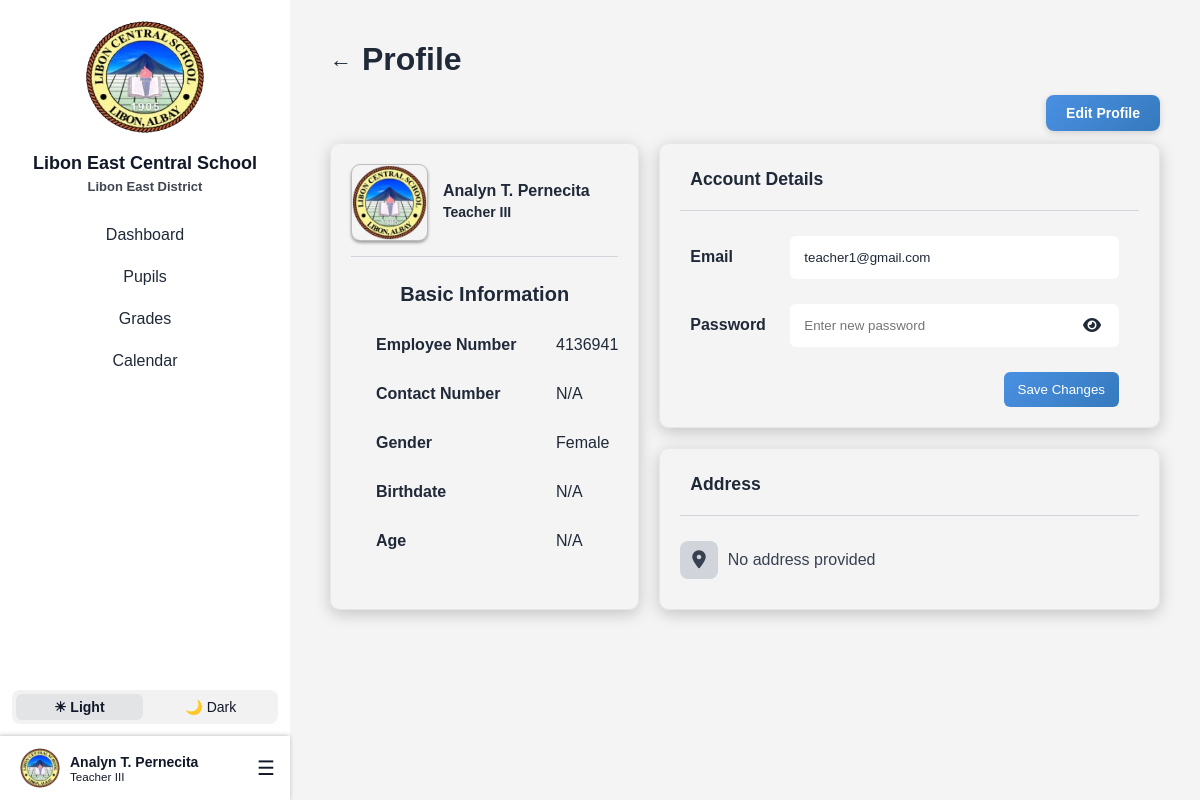
Screenshot of /Landing/Login/Page/teacherProfile.php (signed in) with the database file from the repository.
### tables this page shows
CREATE TABLE `teachers` (
  `teacher_id` int(11) NOT NULL,
  `first_name` varchar(100) DEFAULT NULL,
  `middle_name` varchar(100) DEFAULT NULL,
  `last_name` varchar(100) DEFAULT NULL,
  `employee_no` varchar(20) DEFAULT NULL,
  `email` varchar(100) DEFAULT NULL,
  `password` varchar(255) DEFAULT NULL,
  `gender` enum('Male','Female','Other') DEFAULT NULL,
  `birthdate` date DEFAULT NULL,
  `age` int(11) DEFAULT NULL,
  `contact_no` varchar(20) DEFAULT NULL,
  `house_no_street` varchar(255) DEFAULT NULL,
  `barangay` varchar(255) DEFAULT NULL,
  `municipality` varchar(255) DEFAULT NULL,
  `province` varchar(255) DEFAULT NULL,
  `position` varchar(255) NOT NULL,
  `image` varchar(255) NOT NULL DEFAULT 'teacher.png',
  `user_type` char(1) NOT NULL DEFAULT 't' COMMENT 'a - admin\r\nt- teacher\r\nn- non-teaching',
  `user_status` char(1) NOT NULL DEFAULT 'a' COMMENT 'a - active\r\ni - inactive',
  `created_at` datetime DEFAULT current_timestamp(),
  `updated_at` datetime DEFAULT current_timestamp() ON UPDATE current_timestamp(),
  `created_by` int(11) DEFAULT NULL,
  `updated_by` int(11) DEFAULT NULL
);

### Landing/Login/Page/teacherProfile.php (the view, shortened to what this page needs)
<?php
include 'lecs_db.php';
$teacher_id = intval($_SESSION['teacher_id']);
$stmt = $conn->prepare("SELECT CONCAT(first_name, ' ', COALESCE(middle_name, ''), ' ', last_name) AS full_name, employee_no, email, gender, birthdate, age, contact_no,
                               house_no_street, barangay, municipality, province, position, image
                        FROM teachers WHERE teacher_id = ? LIMIT 1");
$stmt->bind_param("i", $teacher_id);
$stmt->execute();
$teacher = $stmt->get_result()->fetch_assoc();
$employeeNo = htmlspecialchars($teacher['employee_no'] ?? "N/A");
$email = htmlspecialchars($teacher['email'] ?? "");
$contactNo = htmlspecialchars($teacher['contact_no'] === 'N/A' || empty($teacher['contact_no']) ? 'N/A' : $teacher['contact_no']);
$gender = htmlspecialchars($teacher['gender'] ?? "N/A");
$birthdate = htmlspecialchars($teacher['birthdate'] === 'N/A' || empty($teacher['birthdate']) || $teacher['birthdate'] === '0000-00-00' ? 'N/A' : $teacher['birthdate']);
$age = htmlspecialchars($teacher['age'] === 'N/A' || empty($teacher['age']) ? 'N/A' : $teacher['age']);
$addressParts = [];
$hasValidAddress = false;
$address = $hasValidAddress ? htmlspecialchars(implode(", ", $addressParts)) : "No address provided";
?>
<!DOCTYPE html>
<html lang="en">
<head>
    <link rel="stylesheet" href="css/profile.css">
    <link rel="stylesheet" href="css/all.min.css">
</head>
<body>
<div class="container">
    <?php include 'teacherSidebar.php'; ?>
    <div class="main-content">
        <div class="profile-header">
            <a href="teacherDashboard.php" class="back-arrow">←</a>
            <h1>Profile</h1>
        </div>
        <div class="btn-row">
            <a href="edit_profile.php" class="edit-btn">Edit Profile</a>
        </div>
        <div class="profile-grid">
            <div class="card left-card">
                <div class="profile-header-flex">
                    <img src="<?= htmlspecialchars($imagePath); ?>" alt="Profile Picture" class="profile-img">
                    <div class="profile-info">
                        <h2><?= $teacherName ?></h2>
                        <p class="teacher-position"><?= $teacherPos ?></p>
                    </div>
                </div>
                <div class="divider"></div>
                <h4 class="basic-details">Basic Information</h4>
                <div class="basic-info">
                    <div class="row"><span class="label">Employee Number</span><span class="value"><?= $employeeNo ?></span></div>
                    <div class="row"><span class="label">Contact Number</span><span class="value"><?= $contactNo ?></span></div>
                    <div class="row"><span class="label">Gender</span><span class="value"><?= $gender ?></span></div>
                    <div class="row"><span class="label">Birthdate</span><span class="value"><?= $birthdate ?></span></div>
                    <div class="row"><span class="label">Age</span><span class="value"><?= $age ?></span></div>
                </div>
            </div>
            <div class="right-section">
                <div class="card">
                    <div class="acc-details">
                        <h3>Account Details</h3>
                    </div>
                    <form method="POST" action="">
                        <div class="input-row">
                            <label for="email">Email</label>
                            <input type="email" id="email" name="email" value="<?= $email ?>">
                        </div>
                        <div class="input-row">
                            <label for="password">Password</label>
                            <div class="password-wrapper">
                                <input type="password" id="password" name="password" placeholder="Enter new password">
                                <button type="button" class="toggle-pass">
                                    <i class="fa-solid fa-eye"></i>
                                </button>
                            </div>
                        </div>
                        <div class="button-row">
                            <button type="submit" class="save-btn">Save Changes</button>
                        </div>
                    </form>
                </div>
                <div class="card">
                    <div class="acc-details">
                        <h3>Address</h3>
                    </div>
                    <div class="address-box">
                        <i class="fa-solid fa-location-dot"></i>
                        <span><?= $address ?></span>
                    </div>
                </div>
            </div>
        </div>
    </div>
</div>
</body>
</html>

### Landing/Login/Page/teacherSidebar.php (shortened to what this page needs)
<?php
include 'lecs_db.php';
$current_page = basename($_SERVER['PHP_SELF']);
$teacher_id = $_SESSION['teacher_id'];
$stmt = $conn->prepare("SELECT first_name, middle_name, last_name, position, image FROM teachers WHERE teacher_id = ? LIMIT 1");
$stmt->bind_param("i", $teacher_id);
$stmt->execute();
$result = $stmt->get_result();
$teacher = $result->fetch_assoc();
$middleInitial = '';
if (!empty($teacher['middle_name'])) {
    $middleInitial = strtoupper(substr(trim($teacher['middle_name']), 0, 1)) . '.';
}
function toRoman($num) {
    $map = [
        'M' => 1000, 'CM' => 900, 'D' => 500, 'CD' => 400,
        'C' => 100, 'XC' => 90, 'L' => 50, 'XL' => 40,
        'X' => 10, 'IX' => 9, 'V' => 5, 'IV' => 4, 'I' => 1
    ];
    $returnValue = '';
    while ($num > 0) {
        foreach ($map as $roman => $int) {
            if ($num >= $int) {
                $num -= $int;
                $returnValue .= $roman;
                break;
            }
        }
    }
    return $returnValue;
}
$teacherName = htmlspecialchars(trim(($teacher['first_name'] ?? '') . ' ' . $middleInitial . ' ' . ($teacher['last_name'] ?? '')));
$teacherPos = $teacher['position'] ?? "Teacher";
if (preg_match('/(\d+)/', $teacherPos, $matches)) {
    $num = (int)$matches[1];
    $roman = toRoman($num);
    $teacherPos = preg_replace('/\d+/', $roman, $teacherPos);
}
$teacherImg = !empty($teacher['image']) ? $teacher['image'] : "teacher.png";
$imagePath = "Uploads/teachers/" . $teacherImg;
if (!file_exists(__DIR__ . "/" . $imagePath)) {
    $imagePath = "Uploads/teachers/teacher.png";
}
?>
<link rel="stylesheet" href="css/all.min.css">
<link rel="stylesheet" href="css/sidebar.css">
<div class="sidebar">
    <div class="sidebar-top">
        <img class="logo" src="images/lecs-logo no bg.png" alt="School Logo">
        <h2>Libon East Central School</h2>
        <small class="east">Libon East District</small>
        <div class="nav-links">
            <a href="teacherDashboard.php" class="<?= ($current_page == 'teacherDashboard.php') ? 'active' : '' ?>">Dashboard</a>
            <a href="teacherPupils.php" class="<?= ($current_page == 'teacherPupils.php' || $current_page == 'add_pupil.php' || $current_page == 'edit_pupil.php' || $current_page == 'pupilsProfile.php') ? 'active' : '' ?>">Pupils</a>
            <a href="teacherGrades.php" class="<?= ($current_page == 'teacherGrades.php' || $current_page == 'edit_grades.php') ? 'active' : '' ?>">Grades</a>
            <a href="teacherEventCalendar.php" class="<?= ($current_page == 'teacherEventCalendar.php') ? 'active' : '' ?>">Calendar</a>
        </div>
    </div>
    <div class="sidebar-bottom">
        <div class="toggle-mode">
            <button class="toggle-btn light-mode active" onclick="setMode('light')">☀ Light</button>
            <button class="toggle-btn dark-mode" onclick="setMode('dark')">🌙 Dark</button>
        </div>
        <div class="profile-menu">
            <div class="profile">
                <img src="<?= htmlspecialchars($imagePath); ?>" alt="Profile Picture">
                <div class="profile-info">
                    <strong><?= htmlspecialchars($teacherName); ?></strong>
                    <small><?= htmlspecialchars($teacherPos); ?></small>
                </div>
            </div>
            <div class="burger" role="button" aria-label="Open menu" tabindex="0">&#9776;</div>
        </div>
    </div>
</div>

### Landing/Login/Page/css/profile.css (style rules this page uses)
:root { --primary-color: #2563eb; --background-light: #f4f4f5; --sidebar-light: #ffffff; --card-light: #ffffff; --input-light: #f9fafb; --divider-light: #d1d5db; --text-light: #1f2937; --background-dark: #1e293b; --sidebar-dark: #334155; --card-dark: #2a3446; --input-dark: #1e293b; --divider-dark: #444; --text-dark: #f1f5f9; }
body { margin: 0; font-family: Arial, sans-serif; transition: background-color 0.3s, color 0.3s; }
:root.light { background-color: var(--background-light); color: var(--text-light); }
:root.light .input-row input { color: var(--text-light); }
:root.light .divider { border-top: 1px solid var(--divider-light); }
:root.light .back-arrow { color: var(--text-light); }
:root.light .toggle-pass { color: var(--text-light); }
.container { display: flex; min-height: 100vh; }
.main-content { flex: 1; padding: 20px 40px; margin-left: 290px; transition: color 0.3s; }
.profile-header { display: flex; align-items: center; margin-bottom: 20px; }
.back-arrow { font-size: 22px; margin-right: 10px; text-decoration: none; }
.profile-grid { display: grid; grid-template-columns: 1fr 2fr; gap: 20px; }
.card { padding: 20px; border-radius: 10px; border: 1px solid #e5e7eb; box-shadow: 0 4px 16px rgba(0,0,0,0.2); margin-bottom: 20px; background-color: transparent; }
.left-card { text-align: left; }
.profile-header-flex { display: flex; align-items: center; gap: 15px; margin-bottom: 15px; }
.profile-img { width: 75px; height: 75px; border-radius: 12%; border: 1px solid rgba(62, 62, 62, 0.301); box-shadow: #46464677 0 2px 3px; }
.profile-info h2 { margin: 0; font-size: 16px; margin-top: 12px; }
.teacher-position { font-weight: bold; font-size: 14px; margin-top: 4px; }
.divider { margin: 15px 0; }
.basic-details { margin-bottom: 30px; text-align: center; font-size: 20px; }
.basic-info { display: flex; flex-direction: column; gap: 30px; margin-left: 25px; margin-bottom: 20px; }
.basic-info .row { display: flex; justify-content: space-between; border-bottom: 1px solid transparent; }
.basic-info .label { width: 180px; font-weight: bold; flex-shrink: 0; }
.basic-info .value { flex: 1; }
.card h3 { font-size: 1.1rem; margin-top: 5px; margin-left: 10px; margin-bottom: 20px; align-items: center; }
.acc-details { border-bottom: 1px solid var(--divider-light); }
.input-row { display: flex; align-items: center; margin-bottom: 12px; margin: 25px 20px 15px 10px; }
.input-row label { width: 100px; font-weight: bold; }
.input-row input { flex: 1; border: none; border-radius: 6px; padding: 14px; transition: background-color 0.3s, color 0.3s; }
.password-wrapper { position: relative; flex: 1; display: flex; align-items: center; }
.password-wrapper input { width: 100%; padding-right: 40px; }
.password-wrapper .toggle-pass { position: absolute; right: 12px; background: transparent; border: none; cursor: pointer; font-size: 16px; color: inherit; display: flex; align-items: center; justify-content: center; }
.button-row { display: flex; justify-content: flex-end; margin: 10px 20px 0 10px; }
.save-btn { background: linear-gradient(135deg, #4a90e2, #357ABD); color: white; border: none; padding: 10px 14px; border-radius: 6px; cursor: pointer; margin-top: 10px; }
.address-box { margin-top: 15px; display: flex; align-items: center; padding: 10px 0; font-size: 16px; line-height: 1.6; color: #374151; }
.address-box i { margin-right: 10px; font-size: 18px; background-color: var(--divider-light); padding: 10px 12px; border-radius: 8px; }
.btn-row { display: flex; justify-content: flex-end; margin-bottom: 12px; margin-top: -25px; }
.edit-btn { background: linear-gradient(135deg, #4a90e2, #357ABD); color: #fff; padding: 10px 20px; border: none; border-radius: 8px; cursor: pointer; font-weight: 600; font-size: 14px; box-shadow: 0 2px 6px rgba(0, 0, 0, 0.15); transition: background-color 0.3s ease, transform 0.2s ease; display: inline-flex; align-items: center; gap: 8px; text-decoration: none; }

### rows the page displays
teachers: teacherName "Analyn T. Pernecita", position "Teacher III", employee_no "4136941", contact_no "N/A", gender "Female", birthdate "N/A", age "N/A", email "teacher1@gmail.com"

### other values shown
$address "No address provided"
